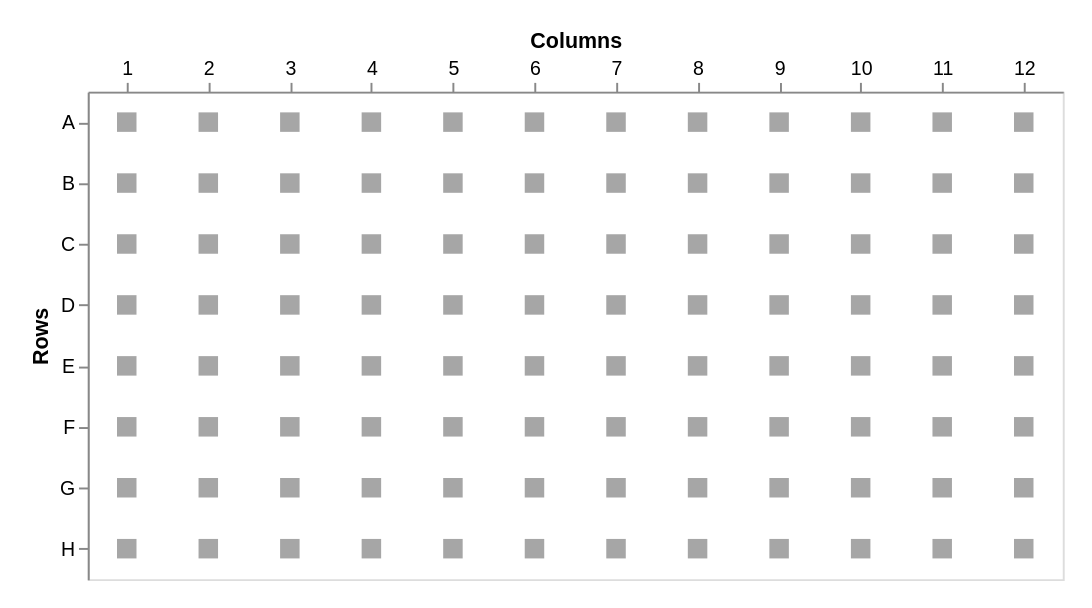

The Vega-Lite source for this figure:
### Vega-Lite specification from a JSON file in a GitHub repository (floating-point values rounded to 4 significant figures)
{"width": 500, "height": 250, "padding": 15, "data": {"values": [{"a": "A", "b": 1}, {"a": "A", "b": 2}, {"a": "A", "b": 3}, {"a": "A", "b": 4}, {"a": "A", "b": 5}, {"a": "A", "b": 6}, {"a": "A", "b": 7}, {"a": "A", "b": 8}, {"a": "A", "b": 9}, {"a": "A", "b": 10}, {"a": "A", "b": 11}, {"a": "A", "b": 12}, {"a": "B", "b": 1}, {"a": "B", "b": 2}, {"a": "B", "b": 3}, {"a": "B", "b": 4}, {"a": "B", "b": 5}, {"a": "B", "b": 6}, {"a": "B", "b": 7}, {"a": "B", "b": 8}, {"a": "B", "b": 9}, {"a": "B", "b": 10}, {"a": "B", "b": 11}, {"a": "B", "b": 12}, {"a": "C", "b": 1}, {"a": "C", "b": 2}, {"a": "C", "b": 3}, {"a": "C", "b": 4}, {"a": "C", "b": 5}, {"a": "C", "b": 6}, {"a": "C", "b": 7}, {"a": "C", "b": 8}, {"a": "C", "b": 9}, {"a": "C", "b": 10}, {"a": "C", "b": 11}, {"a": "C", "b": 12}, {"a": "D", "b": 1}, {"a": "D", "b": 2}, {"a": "D", "b": 3}, {"a": "D", "b": 4}, {"a": "D", "b": 5}, {"a": "D", "b": 6}, {"a": "D", "b": 7}, {"a": "D", "b": 8}, {"a": "D", "b": 9}, {"a": "D", "b": 10}, {"a": "D", "b": 11}, {"a": "D", "b": 12}, {"a": "E", "b": 1}, {"a": "E", "b": 2}, {"a": "E", "b": 3}, {"a": "E", "b": 4}, {"a": "E", "b": 5}, {"a": "E", "b": 6}, {"a": "E", "b": 7}, {"a": "E", "b": 8}, {"a": "E", "b": 9}, {"a": "E", "b": 10}, {"a": "E", "b": 11}, {"a": "E", "b": 12}, {"a": "F", "b": 1}, {"a": "F", "b": 2}, {"a": "F", "b": 3}, {"a": "F", "b": 4}, {"a": "F", "b": 5}, {"a": "F", "b": 6}, {"a": "F", "b": 7}, {"a": "F", "b": 8}, {"a": "F", "b": 9}, {"a": "F", "b": 10}, {"a": "F", "b": 11}, {"a": "F", "b": 12}, {"a": "G", "b": 1}, {"a": "G", "b": 2}, {"a": "G", "b": 3}, {"a": "G", "b": 4}, {"a": "G", "b": 5}, {"a": "G", "b": 6}, {"a": "G", "b": 7}, {"a": "G", "b": 8}, {"a": "G", "b": 9}, {"a": "G", "b": 10}, {"a": "G", "b": 11}, {"a": "G", "b": 12}, {"a": "H", "b": 1}, {"a": "H", "b": 2}, {"a": "H", "b": 3}, {"a": "H", "b": 4}, {"a": "H", "b": 5}, {"a": "H", "b": 6}, {"a": "H", "b": 7}, {"a": "H", "b": 8}, {"a": "H", "b": 9}, {"a": "H", "b": 10}, {"a": "H", "b": 11}, {"a": "H", "b": 12}]}, "mark": {"type": "square", "size": 100, "color": "#808080"}, "selection": {"paintbrush": {"type": "interval", "empty": "none"}, "holder": {"type": "multi", "empty": "none", "on": {"type": "click", "marktype": "rect"}}}, "encoding": {"x": {"field": "b", "type": "quantitative", "title": "Columns", "axis": {"orient": "top", "labelAngle": 0, "grid": false, "tickCount": 12}, "scale": {"nice": false, "zero": false, "padding": 20, "rangeStep": 1}}, "y": {"field": "a", "type": "ordinal", "title": "Rows", "axis": {"orient": "left", "labelAngle": 0, "grid": false}, "scale": {"nice": false, "zero": false}}, "color": {"condition": {"selection": "holder", "value": "green"}, "value": "#808080"}}}
